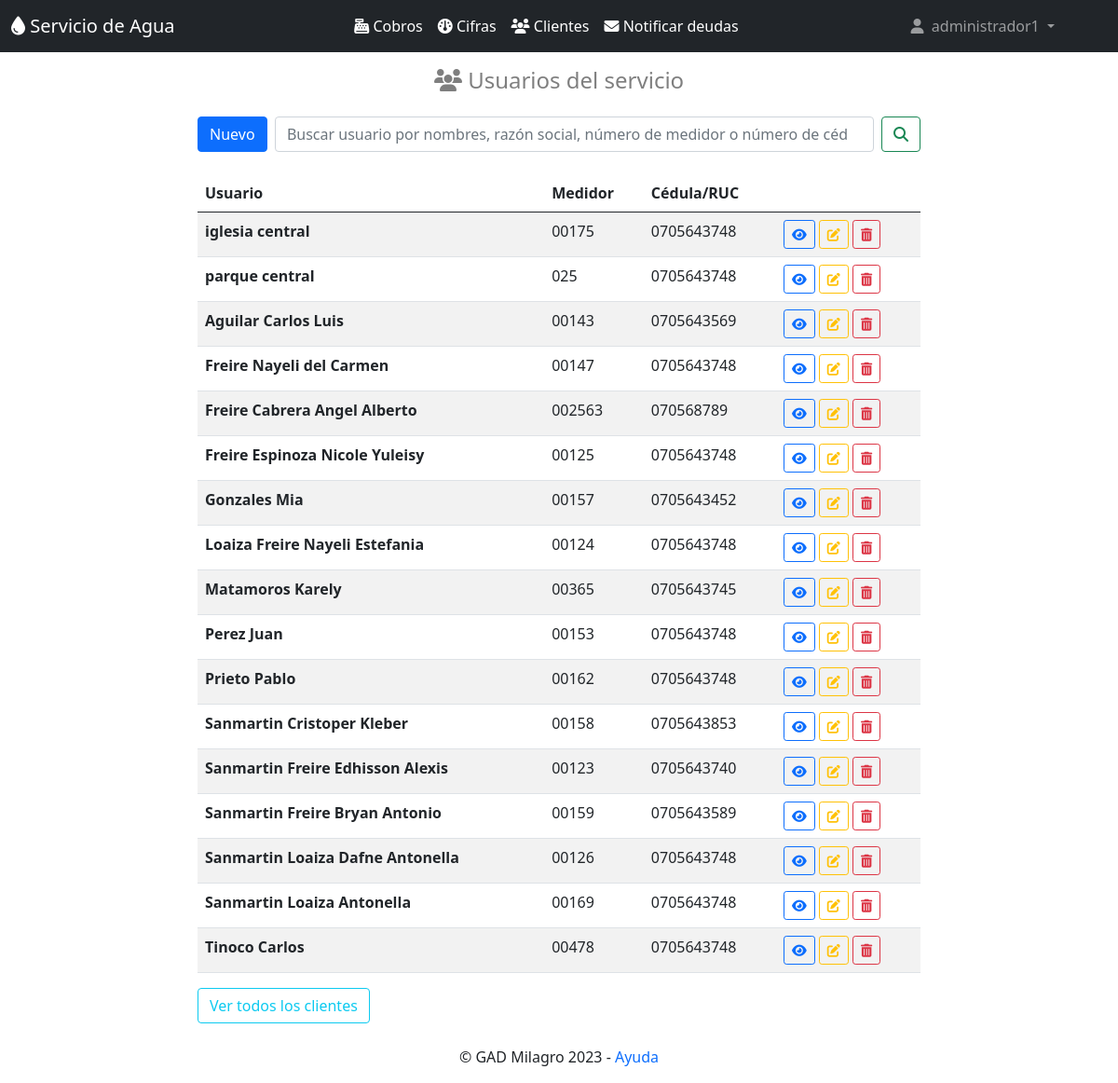
The app's page /clientes/ (signed in) with its own data.
### clientes/models.py (models this page shows, shortened)
class Cliente(models.Model):
    nombres=models.CharField(max_length=50)
    apellidos=models.CharField(max_length=30,null=True, blank=True)
    detalle=models.CharField(max_length=30,null=True, blank=True)
    medidor=models.CharField(max_length=10, unique=True)
    cedula=models.CharField(max_length=15)
    email=models.EmailField()
    direccion=models.CharField(max_length=50,null=True, blank=True)
    celular=models.CharField(max_length=10,null=True, blank=True)
    deuda=models.CharField(max_length=1, choices=deuda, default='n',null=True, blank=True)
    ultima_cifra=models.CharField(max_length=30,default='null',null=True, blank=True)
    class Meta:
        db_table = 'cliente'
        verbose_name = 'Cliente'
        verbose_name_plural = 'clientes'
        ordering = ['apellidos']

### clientes/views.py (the view, shortened to what this page needs)
# urls.py: path('clientes/', listar_clientes, name="listarclientes"),
def listar_clientes(request):
    busqueda = request.GET.get("buscar")
    try:
        clientes = Cliente.objects.all()
    except Cliente.DoesNotExist:
                raise Http404
    return render(request, "clientes.html", {"clientes": clientes})

### templates/clientes.html (shortened to what this page needs)
{% extends "home.html" %}
{% block content %}
<div class="container mb-1 " style="max-width: 800px;">
    <h4 class="text-black-50 text-center py-3"><i class="fa-solid fa-users"></i> Usuarios del servicio </h4>
</div>
<div class="container " style="max-width: 800px;">
    <form class="d-flex" method="GET">
        <a title="Registrar nuevo cliente" class="btn btn-primary" href="/crearcliente">Nuevo</a> &nbsp;&nbsp;
        <input class="form-control me-2" type="search" placeholder="Buscar usuario por nombres, razón social, número de medidor o número de cédula" aria-label="Search" name="buscar" value="">
        <button title="Realizar la búsqueda" class="btn btn-outline-success" type="submit"><i class="fa-solid fa-magnifying-glass"></i></button>
    </form>
</div>
<div class="container py-4" style="max-width: 800px;">
    <table class="table table-responsive table-striped">
        <thead>
            <tr>
                <th>Usuario</th>
                <th>Medidor</th>
                <th>Cédula/RUC</th>
                <th></th>
            </tr>
        </thead>
        <tbody>
            {% for cliente in clientes %}
                {% if cliente.detalle != 'eliminado' %}
                    <tr>
                    <th scope="row">{% if cliente.apellidos == None %}  {% else %} {{ cliente.apellidos }} {% endif %}{{ cliente.nombres }} </th>
                        <td>{{ cliente.medidor }}</td>
                        <td>{{ cliente.cedula }}</td>
                        <td><a title="Ver cliente" class="btn btn-sm btn-outline-primary " href="/vercliente/{{cliente.id}}"><i class="fa-solid fa-eye"></i></a>
                            <a title="Editar cliente" class="btn btn-sm btn-outline-warning" href="/editarcliente/{{cliente.id}}"><i class="fa-solid fa-pen-to-square"></i></a>
                            <a title="Eliminar cliente" class="btn btn-sm btn-outline-danger" href="/eliminarcliente/{{cliente.id}}"><i class="fa-solid fa-trash-can"></i></a>
                        </td>
                    </tr>
                {% endif %}
            {% endfor %}
        </tbody>
    </table>
    <a class="btn btn-outline-info" href="/clientes">Ver todos los clientes</a> &nbsp;&nbsp;
</div>
{% endblock %}

### templates/home.html (shortened to what this page needs)
<!doctype html>
<html lang="es">
    <head>
        <link href="https://cdn.jsdelivr.net/npm/bootstrap@5.0.2/dist/css/bootstrap.min.css" rel="stylesheet">
        <link href="https://cdnjs.cloudflare.com/ajax/libs/font-awesome/6.2.1/css/all.min.css" rel="stylesheet">
        {% load static %}
    </head>
    <body >
        {% if user.is_authenticated %}
            <nav class="navbar navbar-expand-lg navbar-dark bg-dark " >
                <div class="container-fluid">
                        <a title="Página principal" class="navbar-brand" href="/">
                            <i class="fa-sharp fa-solid fa-droplet"></i> Servicio de Agua</a>
                    <div class="collapse navbar-collapse" id="navbarSupportedContent">
                        <ul class="navbar-nav ms-auto mb-2 mb-lg-0">
                            <li class="nav-item">
                                <a title="Realizar cobros del servicio" class="nav-item nav-link active" href="/cobros"><i class="fa-solid fa-cash-register"></i> Cobros</a>
                            </li>
                            <li class="nav-item ">
                                <a title="Ingresar cifras de consumo" class="nav-item nav-link active" href="/cifras"><i class="fa-solid fa-gauge"></i> Cifras</a>
                            </li>
                            <li class="nav-item">
                                <a title="Clientes del servicio" class="nav-item nav-link active" href="/clientes"><i class="fa-solid fa-users"></i> Clientes</a>
                            </li>
                            <li class="nav-item dropdown">
                                <a title="Notificar deudas de usuarios" class="nav-item nav-link active" href="/notificaciones"><i class="fa-solid fa-envelope"></i> Notificar deudas</a>
                            </li>
                        </ul>
                        <ul class="navbar-nav ms-auto   mb-2 mb-lg-0">
                            <li class="nav-item dropdown">
                                <a class="nav-link dropdown-toggle" href="#" id="navbarDarkDropdownMenuLink" role="button" data-bs-toggle="dropdown" aria-expanded="false">
                                    <i class="fa-solid fa-user"></i> &nbsp;{{ user }}
                                </a>
                            </li>
                        </ul>
                    </div>
                </div>
            </nav>
            {% block content %}{% endblock %}
        {% else %}
                            {% load static %}
        {% endif %}
        <p class="text-center">© GAD Milagro 2023 {% if user.is_authenticated %}- <span><a href="https://drive.google.com/file/d/16-8JYegC2xnaQnbSgStOgYeFJUycr0b_/view?usp=share_link" class="enlace-sin-subrayado" style="margin-left" target="_blank"> Ayuda</a></span>{% endif %}</p>
  </body>
</html>

### templates/home.html (style rules this page uses)
.enlace-sin-subrayado { text-decoration: none; }

### records on screen
Cliente: nombres "iglesia central", medidor "00175", cedula "0705643748"
Cliente: nombres "parque central", medidor "025", cedula "0705643748"
Cliente: apellidos "Aguilar", nombres "Carlos Luis", medidor "00143", cedula "0705643569"
Cliente: apellidos "Freire", nombres "Nayeli del Carmen", medidor "00147", cedula "0705643748"
Cliente: apellidos "Freire Cabrera", nombres "Angel Alberto", medidor "002563", cedula "070568789"
Cliente: apellidos "Freire Espinoza", nombres "Nicole Yuleisy", medidor "00125", cedula "0705643748"
Cliente: apellidos "Gonzales", nombres "Mia", medidor "00157", cedula "0705643452"
Cliente: apellidos "Loaiza Freire", nombres "Nayeli Estefania", medidor "00124", cedula "0705643748"
Cliente: apellidos "Matamoros", nombres "Karely", medidor "00365", cedula "0705643745"
Cliente: apellidos "Perez", nombres "Juan", medidor "00153", cedula "0705643748"
Cliente: apellidos "Prieto", nombres "Pablo", medidor "00162", cedula "0705643748"
Cliente: apellidos "Sanmartin", nombres "Cristoper Kleber", medidor "00158", cedula "0705643853"
Cliente: apellidos "Sanmartin Freire", nombres "Edhisson Alexis", medidor "00123", cedula "0705643740"
Cliente: apellidos "Sanmartin Freire", nombres "Bryan Antonio", medidor "00159", cedula "0705643589"
Cliente: apellidos "Sanmartin Loaiza", nombres "Dafne Antonella", medidor "00126", cedula "0705643748"
Cliente: apellidos "Sanmartin Loaiza", nombres "Antonella", medidor "00169", cedula "0705643748"
Cliente: apellidos "Tinoco", nombres "Carlos", medidor "00478", cedula "0705643748"

### other values on screen
{{ user }} "administrador1"
